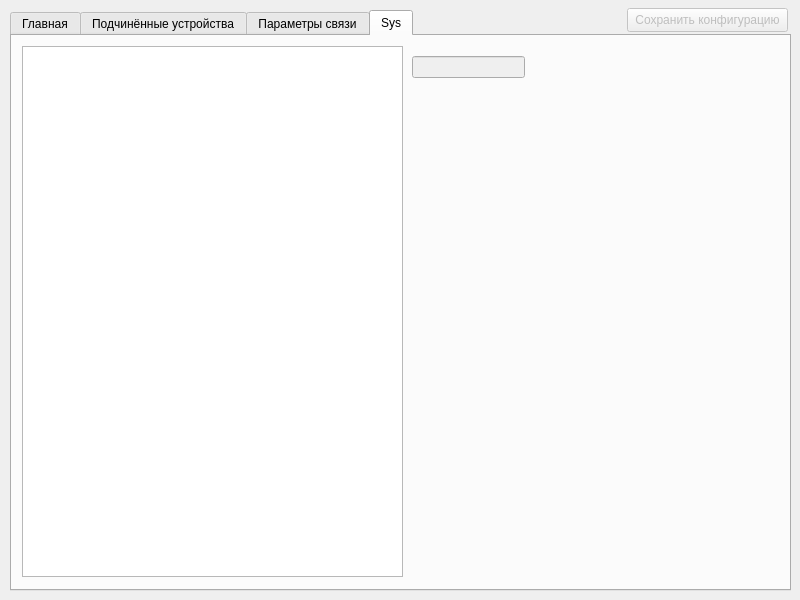
<?xml version="1.0" encoding="UTF-8"?>
<ui version="4.0">
 <class>Widget</class>
 <widget class="QWidget" name="Widget">
  <property name="geometry">
   <rect>
    <x>0</x>
    <y>0</y>
    <width>800</width>
    <height>600</height>
   </rect>
  </property>
  <property name="windowTitle">
   <string>Widget</string>
  </property>
  <widget class="QTabWidget" name="tabWidget">
   <property name="geometry">
    <rect>
     <x>10</x>
     <y>10</y>
     <width>781</width>
     <height>581</height>
    </rect>
   </property>
   <property name="currentIndex">
    <number>3</number>
   </property>
   <widget class="QWidget" name="tab1">
    <attribute name="title">
     <string>Главная</string>
    </attribute>
    <widget class="QTableView" name="data_tb">
     <property name="geometry">
      <rect>
       <x>30</x>
       <y>40</y>
       <width>731</width>
       <height>501</height>
      </rect>
     </property>
    </widget>
    <widget class="QPushButton" name="start_poll_btn">
     <property name="geometry">
      <rect>
       <x>10</x>
       <y>10</y>
       <width>100</width>
       <height>24</height>
      </rect>
     </property>
     <property name="text">
      <string>Старт</string>
     </property>
     <property name="checkable">
      <bool>true</bool>
     </property>
    </widget>
    <widget class="QPushButton" name="test_poll_btn">
     <property name="geometry">
      <rect>
       <x>120</x>
       <y>10</y>
       <width>100</width>
       <height>24</height>
      </rect>
     </property>
     <property name="text">
      <string>Тест</string>
     </property>
    </widget>
    <widget class="QTableView" name="status_tb">
     <property name="geometry">
      <rect>
       <x>10</x>
       <y>40</y>
       <width>21</width>
       <height>501</height>
      </rect>
     </property>
    </widget>
   </widget>
   <widget class="QWidget" name="tab2">
    <attribute name="title">
     <string>Подчинённые устройства</string>
    </attribute>
    <widget class="QTableView" name="devices_tb">
     <property name="geometry">
      <rect>
       <x>10</x>
       <y>10</y>
       <width>261</width>
       <height>501</height>
      </rect>
     </property>
     <property name="editTriggers">
      <set>QAbstractItemView::DoubleClicked</set>
     </property>
     <property name="selectionMode">
      <enum>QAbstractItemView::SingleSelection</enum>
     </property>
     <property name="selectionBehavior">
      <enum>QAbstractItemView::SelectRows</enum>
     </property>
    </widget>
    <widget class="QPushButton" name="addDevice">
     <property name="geometry">
      <rect>
       <x>10</x>
       <y>520</y>
       <width>75</width>
       <height>24</height>
      </rect>
     </property>
     <property name="text">
      <string>Добавить</string>
     </property>
     <property name="flat">
      <bool>false</bool>
     </property>
    </widget>
    <widget class="QPushButton" name="changeDevice">
     <property name="geometry">
      <rect>
       <x>90</x>
       <y>520</y>
       <width>75</width>
       <height>24</height>
      </rect>
     </property>
     <property name="text">
      <string>Изменить</string>
     </property>
    </widget>
    <widget class="QPushButton" name="deleteDevice">
     <property name="geometry">
      <rect>
       <x>170</x>
       <y>520</y>
       <width>75</width>
       <height>24</height>
      </rect>
     </property>
     <property name="text">
      <string>Удалить</string>
     </property>
    </widget>
    <widget class="QTableView" name="registers_tb">
     <property name="geometry">
      <rect>
       <x>280</x>
       <y>10</y>
       <width>490</width>
       <height>501</height>
      </rect>
     </property>
     <property name="selectionMode">
      <enum>QAbstractItemView::SingleSelection</enum>
     </property>
     <property name="selectionBehavior">
      <enum>QAbstractItemView::SelectRows</enum>
     </property>
    </widget>
    <widget class="QPushButton" name="deleteRegister">
     <property name="geometry">
      <rect>
       <x>440</x>
       <y>520</y>
       <width>75</width>
       <height>24</height>
      </rect>
     </property>
     <property name="text">
      <string>Удалить</string>
     </property>
    </widget>
    <widget class="QPushButton" name="addRegister">
     <property name="geometry">
      <rect>
       <x>280</x>
       <y>520</y>
       <width>75</width>
       <height>24</height>
      </rect>
     </property>
     <property name="text">
      <string>Добавить</string>
     </property>
     <property name="flat">
      <bool>false</bool>
     </property>
    </widget>
    <widget class="QPushButton" name="changeRegister">
     <property name="geometry">
      <rect>
       <x>360</x>
       <y>520</y>
       <width>75</width>
       <height>24</height>
      </rect>
     </property>
     <property name="text">
      <string>Изменить</string>
     </property>
    </widget>
   </widget>
   <widget class="QWidget" name="tab3">
    <attribute name="title">
     <string>Параметры связи</string>
    </attribute>
    <widget class="QTreeWidget" name="serials_tw">
     <property name="geometry">
      <rect>
       <x>10</x>
       <y>10</y>
       <width>251</width>
       <height>311</height>
      </rect>
     </property>
     <column>
      <property name="text">
       <string notr="true">1</string>
      </property>
     </column>
    </widget>
   </widget>
   <widget class="QWidget" name="tab4">
    <attribute name="title">
     <string>Sys</string>
    </attribute>
    <widget class="QTableView" name="sys_tb">
     <property name="geometry">
      <rect>
       <x>10</x>
       <y>10</y>
       <width>381</width>
       <height>531</height>
      </rect>
     </property>
    </widget>
    <widget class="QLineEdit" name="sys_sum_input">
     <property name="enabled">
      <bool>false</bool>
     </property>
     <property name="geometry">
      <rect>
       <x>400</x>
       <y>20</y>
       <width>113</width>
       <height>22</height>
      </rect>
     </property>
    </widget>
   </widget>
  </widget>
  <widget class="QPushButton" name="saveConfig">
   <property name="enabled">
    <bool>false</bool>
   </property>
   <property name="geometry">
    <rect>
     <x>627</x>
     <y>8</y>
     <width>161</width>
     <height>24</height>
    </rect>
   </property>
   <property name="text">
    <string>Сохранить конфигурацию</string>
   </property>
  </widget>
 </widget>
 <resources/>
 <connections/>
</ui>
